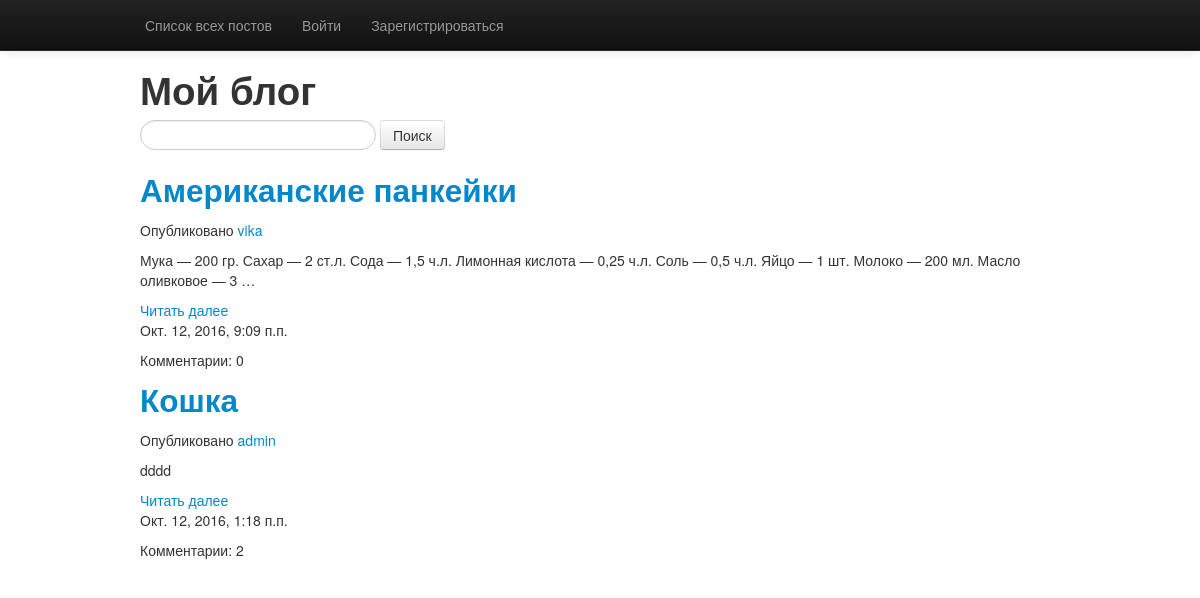
Screenshot of /blog/ with the database file from the repository.
### blog/models.py (models this page shows, shortened)
class Post(models.Model):
    author = models.ForeignKey('auth.User', default="")
    title=models.CharField(u'Заголовок', max_length=150)
    text=models.TextField(u'Текст')
    create_date=models.DateTimeField(u'Дата создания', auto_now_add=True)
    class Meta:
        verbose_name = u'Запись в блоге'
        verbose_name_plural = u'Записи в блоге'
        ordering = ['-create_date']

### blog/views.py (the view)
class PostsListView(ListView):
    model = Post
    def get_queryset(self):
        queryset = Post.objects.all().order_by('-create_date')
        query = self.request.GET.get("query")
        if query:
            return Post.objects.filter(text__icontains=query) or Post.objects.filter(title__icontains=query)
        return queryset

### blog/templates/blog/post_list.html
{% extends 'base.html' %}
{% block content %}
    <h1>Мой блог</h1>
    <form action=".">
        <input type="text" class="search-query" name="query">
        <input type="submit" class="btn btn-default" value="Поиск">
    </form>
    {% for post in object_list %}
        <h2><a href="/blog/{{ post.id }}/">{{ post.title }}</a></h2>
        <p>Опубликовано
            <a href="{%  url 'blog:user_detail'  pk=post.author.pk %}">{{ post.author }}</a>
        </p>
        <p>{{ post.text|truncatewords:33 }}</p>
        <a href="/blog/{{ post.id }}/">Читать далее</a>
        <p>{{ post.create_date }}</p>
        <p>Комментарии: {{  post.comments.count }}</p>
    {% empty %}
        <p>Нет постов</p>
    {% endfor %}
{% endblock %}

### blog/templates/blog/base.html (shortened to what this page needs)
{% load staticfiles %}
<!DOCTYPE html>
<html lang="ru">
    <head>
        <link href="{% static 'bootstrap/css/bootstrap.css' %}" rel="stylesheet">
        <link href="{% static 'style.css' %}" rel="stylesheet">
        <link href="{% static 'bootstrap/css/bootstrap.css' %} rel="stylesheet">
    </head>
<body>
<div class="navbar navbar-inverse navbar-fixed-top">
    <div class="navbar-inner">
        <div class="container">
            <ul class="nav">
                <li><a href="{% url 'blog:list' %}" class="">Список всех постов</a></li>
                {% if user.is_authenticated %}
                    <li>
                        <a href="{% url 'blog:private_list' %}">Мои записи</a>
                    </li>
                    <li>
                        <a href="{% url 'blog:post_new' %}">Добавить запись</a>
                    </li>
                    <li>
                        <a href="{% url 'logout' %}">Выход</a>
                    </li>
                {% else %}
                    <li>
                        <a href="{% url 'login' %}" class="">Войти</a>
                    </li>
                    <li>
                        <a href="{% url 'blog:register' %}" class="">Зарегистрироваться</a>
                    </li>
                {% endif %}
            </ul>
        </div>
    </div>
</div>
<div class="container">
     {% block content %}Здесь пусто{% endblock %}
</div>
</body>
</html>

### blog/static/style.css (style rules this page uses)
.navbar .nav > li > a { padding: 15px 15px !important; }

### blog/templates/blog/base.html (style rules this page uses)
body { padding-top: 60px; padding-left: 20px; }

### rows the page displays
Post: title "Американские панкейки", author "vika", text "Мука — 200 гр. Сахар — 2 ст.л. Сода — 1,5 ч.л. Лимонная кислота — 0,25 ч.л. Соль — 0,5 ч.л. Яйцо — 1 шт. Молоко — 200 мл. Масло оливковое — 3 …", create_date "Окт. 12, 2016, 9:09 п.п.", comments.count "0"
Post: title "Кошка", author "admin", text "dddd", create_date "Окт. 12, 2016, 1:18 п.п.", comments.count "2"
